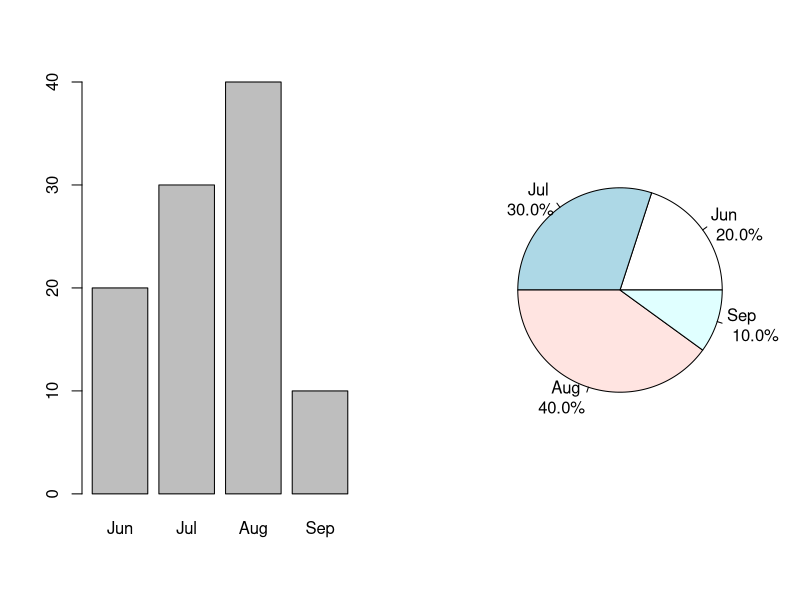

Generate this figure with R:
# 四個月份
month_labels <- c('Jun', 'Jul', 'Aug', 'Sep')
sizes <- c(20, 30, 40, 10)
# 宣告圖檔檔名
png("chart.png")
# 切割畫布為 1x2
par(mfrow = c(1, 2))
# 長條圖
barplot(sizes, names.arg = month_labels)
# 圓餅圖
size_labels <- paste0(sprintf("%.1f", sizes), "%")
pie_labels <- paste(month_labels, "\n", size_labels)
pie(sizes, labels = pie_labels)
dev.off()